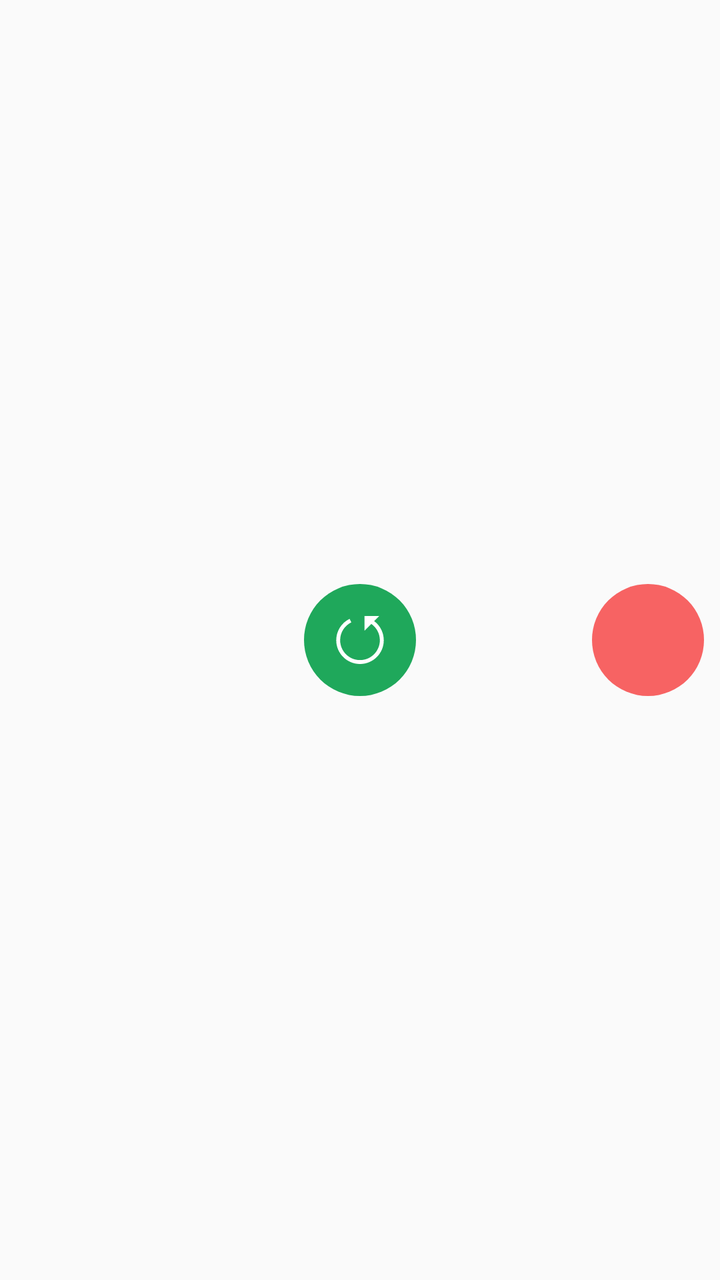
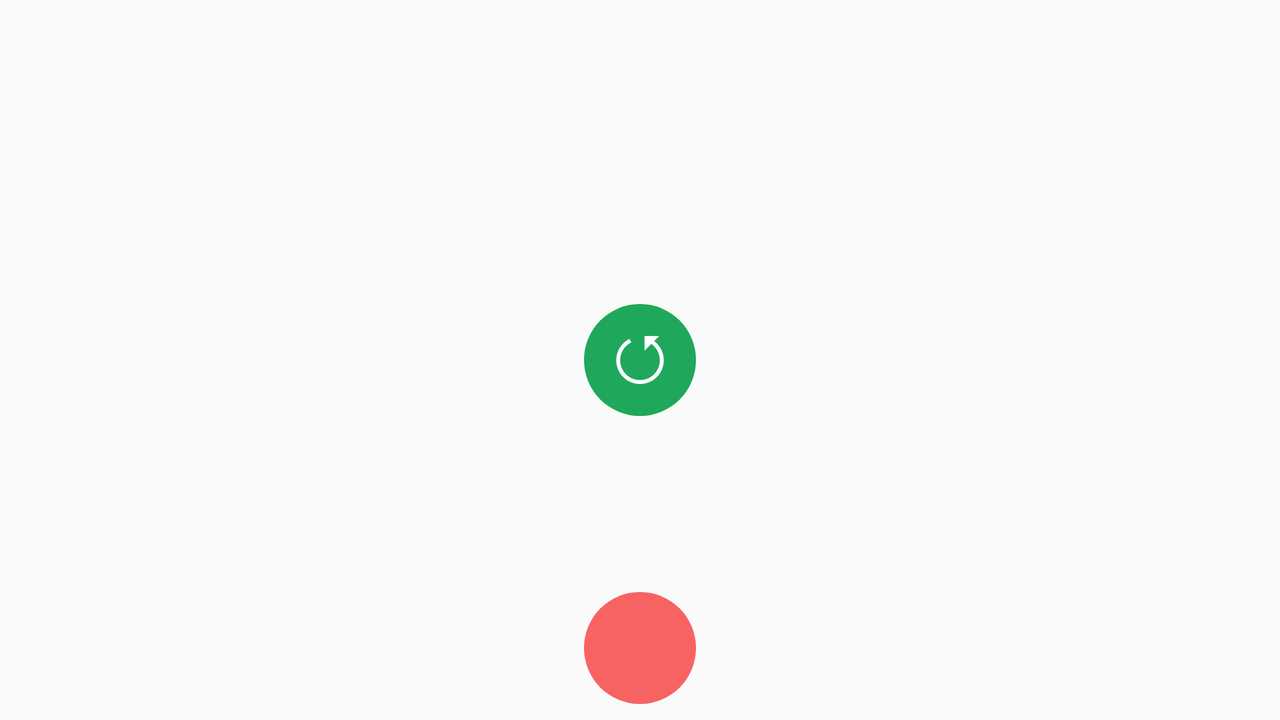

An Android layout and its configuration variant, each rendered on a device that would load it. The default file and the variant file are quoted in full after the pictures.
<!-- AndroidManifest.xml: application theme AppTheme -->
<!-- res/layout/activity_home.xml -->
<?xml version="1.0" encoding="utf-8"?>
<android.support.design.widget.CoordinatorLayout xmlns:android="http://schemas.android.com/apk/res/android"
    xmlns:app="http://schemas.android.com/apk/res-auto"
    xmlns:tools="http://schemas.android.com/tools"
    android:id="@+id/coordinator_layout"
    android:layout_width="match_parent"
    android:layout_height="match_parent"
    tools:context="com.example.krith.wardrobe.Activities.Home">

    <LinearLayout xmlns:android="http://schemas.android.com/apk/res/android"
        android:id="@+id/main_layout"
        android:layout_width="match_parent"
        android:layout_height="match_parent"
        android:orientation="vertical"
        android:weightSum="@integer/weight_sum_2">

        <FrameLayout
            android:id="@+id/shirtLayout"
            android:layout_width="match_parent"
            android:layout_height="@dimen/no_dp"
            android:layout_weight="@integer/weight_1" />

        <FrameLayout
            android:id="@+id/pantLayout"
            android:layout_width="match_parent"
            android:layout_height="@dimen/no_dp"
            android:layout_weight="@integer/weight_1" />

    </LinearLayout>

    <ImageButton
        android:id="@+id/btn_favourite"
        style="@style/fab_favourite"
        android:layout_marginBottom="@dimen/fab_padding"
        android:layout_marginRight="@dimen/fab_padding"
        app:layout_anchor="@id/main_layout"
        app:layout_anchorGravity="center|right" />

    <ImageButton
        android:id="@+id/btn_shuffle"
        style="@style/fab_shuffle"
        android:layout_marginBottom="@dimen/fab_padding"
        android:layout_marginRight="@dimen/fab_padding"
        app:layout_anchor="@id/main_layout"
        app:layout_anchorGravity="center" />

</android.support.design.widget.CoordinatorLayout>
<!-- resources referenced by this layout -->
<resources>
  <dimen name="fab_padding">8dp</dimen>
  <dimen name="no_dp">0dp</dimen>
  <integer name="weight_1">1</integer>
  <integer name="weight_sum_2">2</integer>
  <style name="fab_favourite" parent="android:Widget.Button">
          <item name="android:background">@drawable/fab_favourite_background</item>
          <item name="android:layout_width">@dimen/fab_width</item>
          <item name="android:layout_height">@dimen/fab_height</item>
          <item name="android:src">@drawable/ic_favourite</item>
      </style>
  <style name="fab_shuffle" parent="android:Widget.Button">
          <item name="android:background">@drawable/fab_shuffle_background</item>
          <item name="android:layout_width">@dimen/fab_width</item>
          <item name="android:layout_height">@dimen/fab_height</item>
          <item name="android:src">@drawable/ic_shuffle</item>
      </style>
  <style name="AppTheme" parent="Theme.AppCompat.Light.DarkActionBar">
          
          <item name="colorPrimary">@color/colorPrimary</item>
          <item name="colorPrimaryDark">@color/colorPrimaryDark</item>
          <item name="colorAccent">@color/colorAccent</item>
      </style>
  <!-- drawable fab_favourite_background (drawable) -->
  <?xml version="1.0" encoding="utf-8"?>
  <ripple xmlns:android="http://schemas.android.com/apk/res/android"
      android:color="?android:colorControlHighlight">
      <item>
          <shape android:shape="oval">
              <solid android:color="@color/lightPink" />
          </shape>
      </item>
  </ripple>
  <dimen name="fab_width">56dp</dimen>
  <dimen name="fab_height">56dp</dimen>
  <!-- drawable fab_shuffle_background (drawable) -->
  <?xml version="1.0" encoding="utf-8"?>
  <ripple xmlns:android="http://schemas.android.com/apk/res/android"
      android:color="?android:colorControlHighlight">
      <item>
          <shape android:shape="oval">
              <solid android:color="@color/deepGreen" />
          </shape>
      </item>
  </ripple>
  <!-- drawable ic_shuffle (drawable) -->
  <vector android:height="24dp" android:viewportHeight="367.136"
      android:viewportWidth="367.136" android:width="24dp" xmlns:android="http://schemas.android.com/apk/res/android">
      <path android:fillColor="#FFFFFF" android:pathData="M336.6,86.9c-12,-18.6 -27.1,-34.7 -44.7,-47.7L330.8,0H217.4v113.9L270.4,60.7c40.1,28.1 65,74.7 65,124.6c0,83.7 -68.1,151.9 -151.9,151.9S31.7,269 31.7,185.3c0,-58.6 32.8,-111 85.6,-136.7l-13.1,-27C73.9,36.3 48.3,59.1 30.2,87.5c-18.6,29.2 -28.5,63 -28.5,97.8c0,100.3 81.6,181.9 181.9,181.9s181.9,-81.6 181.9,-181.9C365.4,150.2 355.5,116.2 336.6,86.9z"/>
  </vector>
  <color name="colorPrimary">#3F51B5</color>
  <color name="colorPrimaryDark">#303F9F</color>
  <color name="colorAccent">#FF4081</color>
  <color name="lightPink">#F76363</color>
  <color name="deepGreen">#1FA85B</color>
</resources>
<!-- res/layout-land/activity_home.xml (the repository's variant of the layout above) -->
<!-- drawn on the phone turned sideways -->
<?xml version="1.0" encoding="utf-8"?>
<android.support.design.widget.CoordinatorLayout xmlns:android="http://schemas.android.com/apk/res/android"
    xmlns:app="http://schemas.android.com/apk/res-auto"
    xmlns:tools="http://schemas.android.com/tools"
    android:id="@+id/coordinator_layout"
    android:layout_width="match_parent"
    android:layout_height="match_parent"
    tools:context="com.example.krith.wardrobe.Activities.Home">

    <LinearLayout
        android:id="@+id/main_layout"
        android:layout_width="match_parent"
        android:layout_height="match_parent"
        android:orientation="horizontal"
        android:weightSum="@integer/weight_sum_2">

        <FrameLayout
            android:id="@+id/shirtLayout"
            android:layout_width="@dimen/no_dp"
            android:layout_height="match_parent"
            android:layout_weight="@integer/weight_1" />

        <FrameLayout
            android:id="@+id/pantLayout"
            android:layout_width="@dimen/no_dp"
            android:layout_height="match_parent"
            android:layout_weight="@integer/weight_1" />

    </LinearLayout>

    <ImageButton
        android:id="@+id/btn_favourite"
        style="@style/fab_favourite"
        android:layout_marginBottom="@dimen/fab_padding"
        android:layout_marginRight="@dimen/fab_padding"
        app:layout_anchor="@id/main_layout"
        app:layout_anchorGravity="center|bottom" />

    <ImageButton
        android:id="@+id/btn_shuffle"
        style="@style/fab_shuffle"
        android:layout_marginBottom="@dimen/fab_padding"
        android:layout_marginRight="@dimen/fab_padding"
        app:layout_anchor="@id/main_layout"
        app:layout_anchorGravity="center" />

</android.support.design.widget.CoordinatorLayout>
